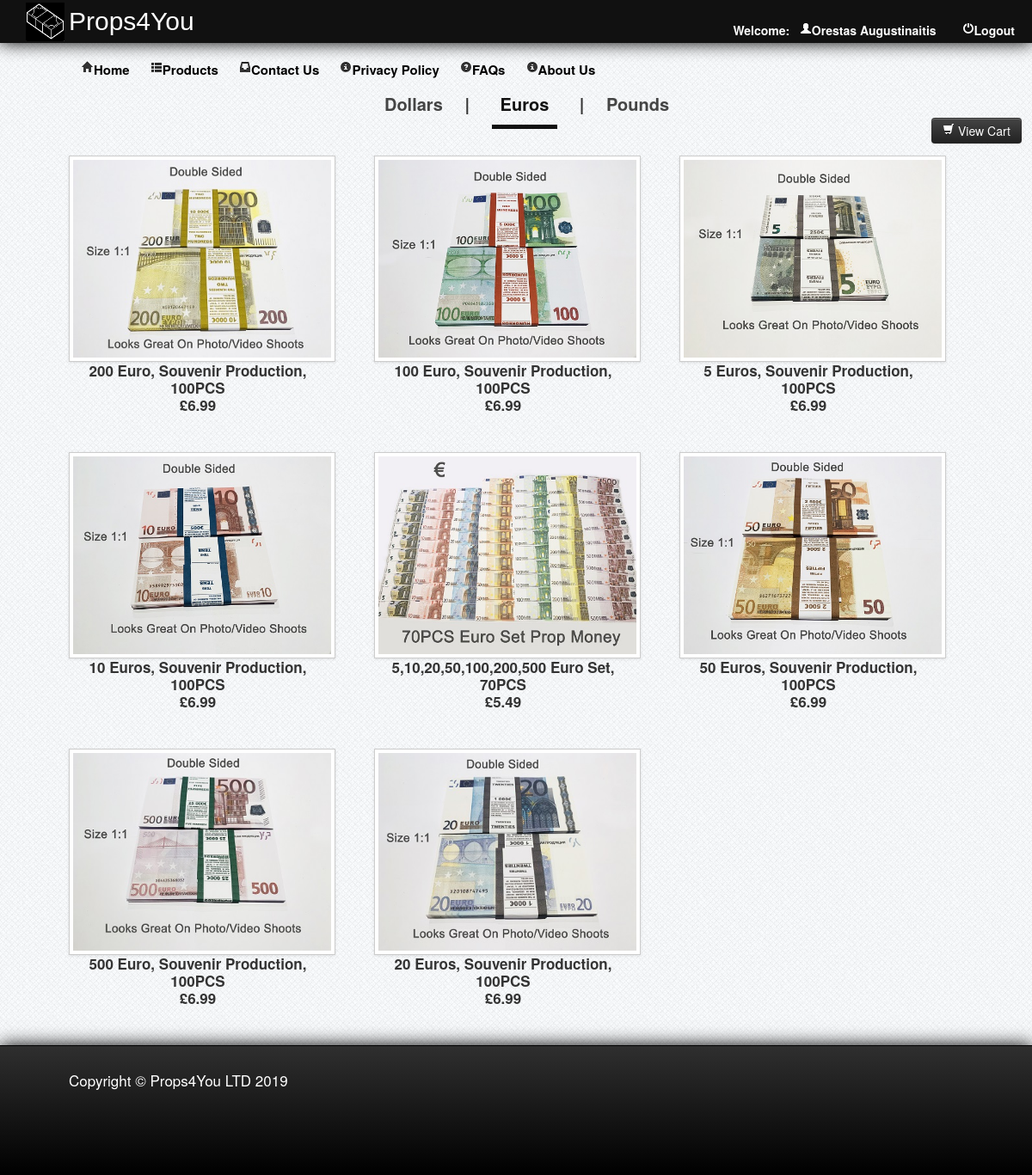
The app's page /euros1.php (signed in) with its own data.
### tables this page shows
CREATE TABLE `customer` (
  `customerid` int(11) NOT NULL,
  `firstname` varchar(50) NOT NULL,
  `mi` varchar(1) NOT NULL,
  `lastname` varchar(50) NOT NULL,
  `address` varchar(100) NOT NULL,
  `country` varchar(50) NOT NULL,
  `zipcode` varchar(20) NOT NULL,
  `mobile` varchar(20) NOT NULL,
  `telephone` varchar(20) NOT NULL,
  `email` varchar(50) NOT NULL,
  `password` varchar(50) NOT NULL
);

CREATE TABLE `product` (
  `product_id` int(11) NOT NULL,
  `product_name` varchar(225) NOT NULL,
  `product_price` varchar(50) NOT NULL,
  `product_size` text NOT NULL,
  `product_image` varchar(500) NOT NULL,
  `brand` varchar(100) NOT NULL,
  `category` varchar(50) NOT NULL
);

### euros1.php (the view, shortened to what this page needs)
<?php
	include("db/dbconn.php");
	include("function/headerON.php");
?>
		<b><div class="nav1">
			<ul>
				<li><a href="product1.php">Dollars</a></li>
				<li>|</li>
				<li><a href="euros1.php" class="active" style="color:#111;">Euros</a></li>
				<li>|</li>
				<li><a href="pounds1.php">Pounds</a></li>
</ul></div></b>
	<div id="content">
		<br />
		<br />
		<div id="product">
			<b><?php
				$query = $conn->query("SELECT *FROM product WHERE category='football' ORDER BY product_id DESC") or die (mysqli_error());
					while($fetch = $query->fetch_array())
						{
						$pid = $fetch['product_id'];
						$query1 = $conn->query("SELECT * FROM stock WHERE product_id = '$pid'") or die (mysql_error());
						$rows = $query1->fetch_array();
						$qty = $rows['qty'];
						if($qty <= 5){
						}else{
							echo "<div class='float'>";
							echo "<center>";
							echo "<a href='details.php?id=".$fetch['product_id']."'><img class='img-polaroid' src='photo/".$fetch['product_image']."' height = '300px' width = '300px'></a>";
							echo "".$fetch['product_name']."";
							echo "<br />";
							echo "£".$fetch['product_price']."";
							echo "<br />";
							echo "</center>";
							echo "</div>";
						}
						}
			?></b>
		</div>
	</div>
	<br />
</div>
</div></div></div></div></div></div></div></div></div></div></div>
	<br />
<div id="footer">
		<div class="foot">
			<label style="font-size:17px;"> Copyright &copy; Props4You LTD 2019</label>
		</div>
	</div>
</body>
</html>

### function/headerON.php (shortened to what this page needs)
<!DOCTYPE html>
<html>
<head>
	<link rel = "stylesheet" type = "text/css" href="css/style.css" media="all">
	<link rel="stylesheet" type="text/css" href="css/bootstrap.css">
</head>
<body>
	<div id="header">
		<img src="img/logo.png">
		<label>Props4You</label>
			<b><?php
				$id = (int) $_SESSION['id'];
					$query = $conn->query ("SELECT * FROM customer WHERE customerid = '$id' ") or die (mysqli_error());
					$fetch = $query->fetch_array ();
			?>
			<ul>
				<b><li><a href="function/logout.php"><i class="icon-off icon-white"></i>Logout</a></li></b>
				<li>Welcome:&nbsp;&nbsp;&nbsp;<a href="#profile" href  data-toggle="modal"><i class="icon-user icon-white"></i><?php echo $fetch['firstname']; ?>&nbsp;<?php echo $fetch['lastname'];?></a></li></b>
	</div>
						<?php
							$id = (int) $_SESSION['id'];
						?>
	<br>
<div id="container">
	<div id="content">
		<div class="nav">
			 <ul>
				<ul>
				<b><li><a href="home.php"><i class="icon-home"></i>Home</a></li>
				<li><a href="product1.php"><i class="icon-th-list"></i>Products</a>
				<li><a href="contactus1.php"><i class="icon-inbox"></i>Contact Us</a></li>
				<li><a href="privacy1.php"><i class="icon-info-sign"></i>Privacy Policy</a></li>
				<li><a href="faqs1.php"><i class="icon-question-sign"></i>FAQs</a></li>
				<li><a href="aboutus1.php"><i class="icon-info-sign"></i>About Us</a></li></b>
			</ul>
			</ul></b>
            <b><?php echo "<a href='cart.php?id=".$id."&action=view'><button class='btn btn-inverse' style='right:1%; position:fixed; top:10%;'><i class='icon-shopping-cart icon-white'></i> View Cart</button></a>" ?></b>
		</div>

### css/style.css (style rules this page uses)
body { background:url(../images/bg.png) repeat scroll left top #e7ebf2; }
#header { height:50px; width:100%; background-color:#111; color:#fff; text-indent:10px; -webkit-box-shadow:0px 0px 20px 0px black; -moz-box-shadow:0px 0px 20px 0px black; box-shadow:0px 0px 20px 0px black; }
#header img { position:absolute; height:45px; width:45px; margin-left:20px; margin-top:2.5px; }
#header label { position:relative; top:15px; color:#fff; text-indent:80px; font-size:30px; clear:both; font-family:arial; }
#header ul { list-style-type:none; position:relative; }
#header ul li { display:inline; position:relative; float:right; margin-right:20px; }
#header ul li a { text-decoration:none; color:#fff; }
#container { margin:auto; width:1150px; }
#content { top:10px; }
.nav { text-indent:10px; font-size:15px; }
.nav ul li { display:inline; position:relative; }
.nav ul li a { text-decoration:none; color:#000; }
.nav li a { padding:10px; }
.nav1 { font-size:20px; text-decoration:none; text-align:center; }
.nav1 ul li { padding:10px; display:inline; }
.nav1 ul li a { text-decoration:none; color:#444; }
#product { position:relative; width:1150px; height:auto; }
.float { width:300px; height:330px; float:left; margin-left:55px; margin-bottom:15px; font-size:17px; }
.float img { width:300px; height:230px; }
.active { color:#000; border-bottom:5px solid #111; padding:10px; }
#footer { position:relative; color:#fff; width:100%; height:150px; clear:both; background:linear-gradient(#2f2f2f ,#000); background:-moz-linear-gradient(#2f2f2f ,#000); background:-webkit-linear-gradient(#2f2f2f ,#000); -webkit-box-shadow:0px 0px 20px 0px black; -moz-box-shadow:0px 0px 20px 0px black; box-shadow:0px 0px 20px 0px black; border-top:1px solid black; }
.foot { font-size:20px; position:relative; margin-top:30px; margin-left:80px; float:left; }

### records on screen
customer: firstname "Orestas", lastname "Augustinaitis"
product: product_image (picture), product_name "200 Euro, Souvenir Production, 100PCS", product_price "6.99"
product: product_image (picture), product_name "100 Euro, Souvenir Production, 100PCS", product_price "6.99"
product: product_image (picture), product_name "5 Euros, Souvenir Production, 100PCS", product_price "6.99"
product: product_image (picture), product_name "10 Euros, Souvenir Production, 100PCS", product_price "6.99"
product: product_image (picture), product_name "5,10,20,50,100,200,500 Euro Set, 70PCS", product_price "5.49"
product: product_image (picture), product_name "50 Euros, Souvenir Production, 100PCS", product_price "6.99"
product: product_image (picture), product_name "500 Euro, Souvenir Production, 100PCS", product_price "6.99"
product: product_image (picture), product_name "20 Euros, Souvenir Production, 100PCS", product_price "6.99"
